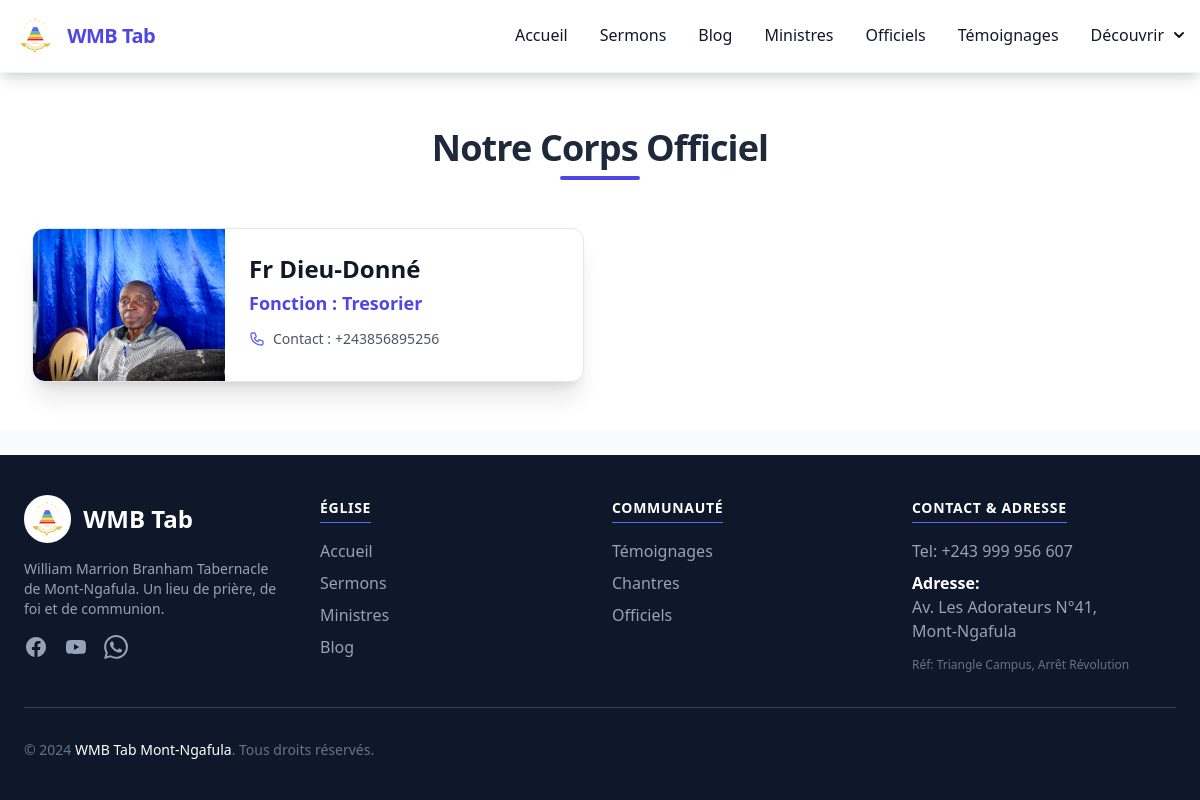
Page /offi/2/ on the committed database.
### OurData/models.py (models this page shows, shortened)
class Officiel(models.Model):
    Nom = models.CharField(max_length=100, blank=False)
    fonction = models.CharField(max_length=50, blank=False)
    contact = models.CharField(max_length=20, blank=False)
    photo = ProcessedImageField(
        blank=True, upload_to='officielpictures',
        processors=[ResizeToFill(400, 400)],
        format='WEBP', options={'quality': 82}
    )
    categorieOfficiel = models.ForeignKey(CategorieOfficiel, on_delete=models.SET_NULL, null=True )
    class Meta:
        verbose_name = 'Officiel'

### OurData/views.py (the view)
# urls.py: path('offi/<int:categorie_id>/', officiels, name="officiels"),
def officiels(request, categorie_id):
    categorieOfficiel = get_object_or_404(CategorieOfficiel, id=categorie_id)
    officiels = Officiel.objects.filter(categorieOfficiel=categorieOfficiel)
    return render(request, "officiel.html", context={"offi": officiels, "categories":categorieOfficiel})

### templates/officiel.html (shortened to what this page needs)
{% extends "_base.html" %}
{% load static %}
{% block content %}
<div class="max-w-7xl mx-auto px-4 sm:px-6 lg:px-8 py-12 bg-white">
    <h1 class="text-4xl font-extrabold text-center mb-12 text-slate-800 tracking-tight relative">
        Notre Corps Officiel
        <span class="block w-20 h-1 bg-indigo-600 mx-auto mt-2 rounded-full"></span>
    </h1>
    <div class="grid grid-cols-1 md:grid-cols-2 gap-8">
        {% for officiel in offi %}
        <div class="bg-white rounded-xl shadow-xl overflow-hidden flex flex-col md:flex-row
                    transform hover:shadow-2xl hover:bg-gray-50 transition-all duration-300 border border-gray-200">
            <div class="w-full md:w-48 flex-shrink-0 bg-indigo-100">
                {% if officiel.photo %}
                <img src="{{ officiel.photo.url }}" alt="Photo de {{ officiel.Nom }}"
                     class="w-full h-48 md:h-full object-cover rounded-t-xl md:rounded-l-xl md:rounded-t-none">
                {% else %}
                <div class="w-full h-48 md:h-full flex items-center justify-center text-indigo-600 text-4xl font-bold rounded-t-xl md:rounded-l-xl md:rounded-t-none">{{ officiel.Nom|slice:":1" }}</div>
                {% endif %}
            </div>
            <div class="p-6 flex flex-col justify-center">
                <h3 class="text-2xl font-bold text-gray-900 mb-1">{{ officiel.Nom }}</h3>
                <h4 class="text-lg font-semibold text-indigo-600 mb-3">Fonction : {{ officiel.fonction }}</h4>
                <p class="text-gray-600 text-sm mb-2 flex items-center">
                    Contact : <span class="font-medium ms-1">{{ officiel.contact }}</span>
                </p>
            </div>
        </div>
        {% endfor %}
    </div>
</div>
{% endblock content %}

### rows in the picture
Officiel: photo (picture), Nom "Fr Dieu-Donné", fonction "Tresorier", contact "+243856895256"
